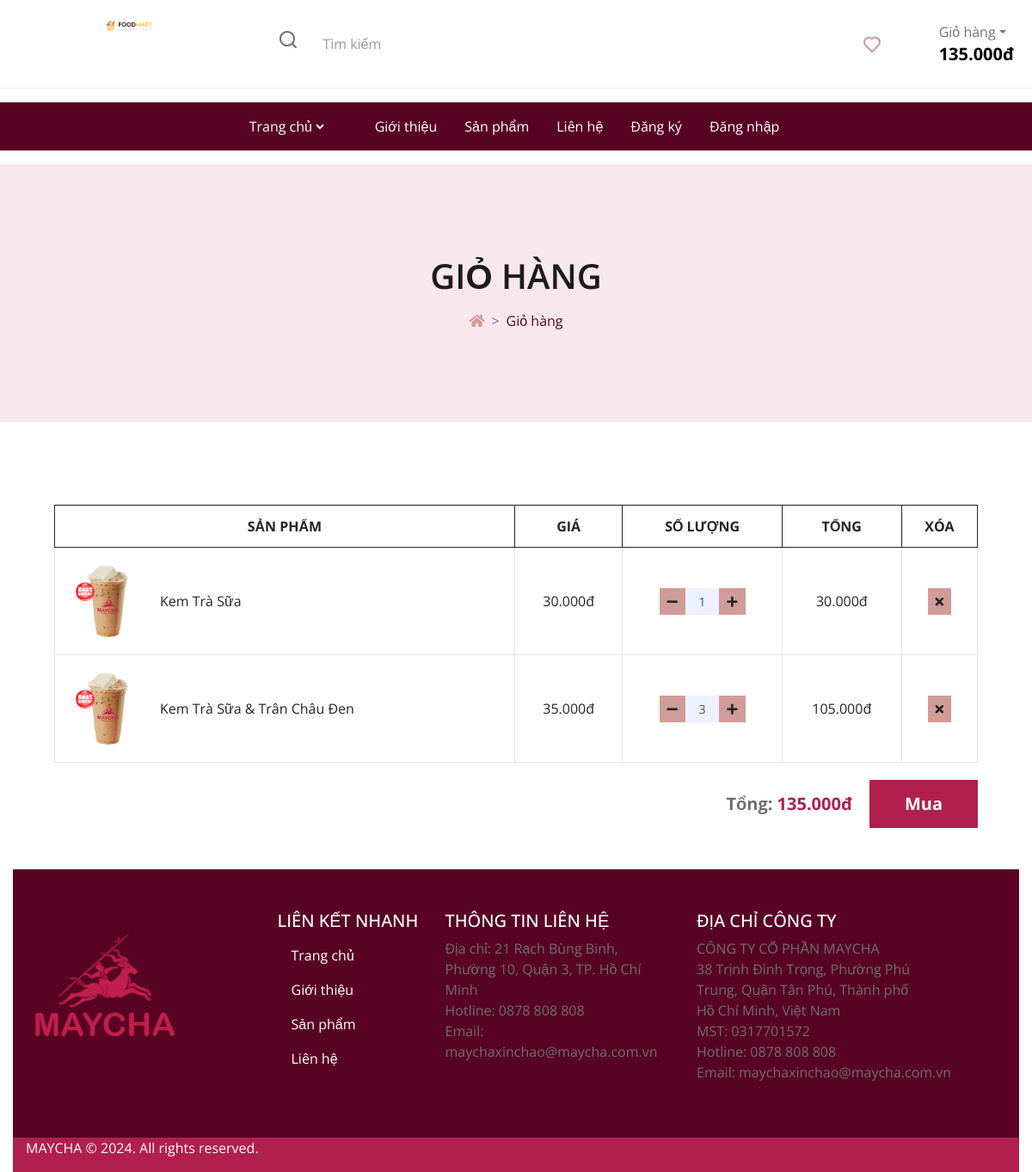
The app's page /cart.php with its own data.
### tables this page shows
CREATE TABLE `chitietgiohang` (
  `MaCTGH` int(6) NOT NULL,
  `MaSP` int(11) NOT NULL,
  `SoLuong` int(11) NOT NULL
);

CREATE TABLE `sanpham` (
  `MaSP` int(11) NOT NULL,
  `MaDMSP` int(11) NOT NULL,
  `TenSanPham` varchar(100) NOT NULL,
  `DonGia` float NOT NULL DEFAULT 0
);

### cart.php (the view, shortened to what this page needs)
<?php
include 'database/conn.php';
$tongTien = 0;
$cartDetailsResult = mysqli_query($conn, "SELECT chitietgiohang.*, sanpham.TenSanPham, sanpham.DonGia
FROM chitietgiohang
JOIN sanpham ON chitietgiohang.MaSP = sanpham.MaSP
ORDER BY chitietgiohang.MaCTGH ASC");
while ($cartDetailsRow = mysqli_fetch_assoc($cartDetailsResult)) {
  $thanhTien = $cartDetailsRow['DonGia'] * $cartDetailsRow['SoLuong'];
  $tongTien += $thanhTien;
}
?>
<!DOCTYPE html>
<html lang="en">
<head>
  <link href="lib/owlcarousel/assets/owl.carousel.min.css" rel="stylesheet">
  <link href="https://cdn.jsdelivr.net/npm/bootstrap@5.3.0-alpha3/dist/css/bootstrap.min.css" rel="stylesheet">
  <link rel="stylesheet" href="https://cdn.jsdelivr.net/npm/swiper@9/swiper-bundle.min.css">
  <link rel="stylesheet" href="https://cdn.jsdelivr.net/npm/bootstrap-icons@1.11.3/font/bootstrap-icons.min.css">
  <link rel="stylesheet" href="https://cdnjs.cloudflare.com/ajax/libs/font-awesome/6.6.0/css/all.min.css"
 />
  <link href="https://cdnjs.cloudflare.com/ajax/libs/font-awesome/5.10.0/css/all.min.css" rel="stylesheet">
  <link href="lib/owlcarousel/assets/owl.carousel.min.css" rel="stylesheet">
  <link href="css/cart.css" rel="stylesheet">
</head>
<body>
  <header>
    <div class="container-fluid">
      <div class="row py-3 border-bottom">
        <div class="col-sm-4 col-lg-3 text-center text-sm-start">
          <div class="main-logo">
            <a href="index.php">
              <img src="images/logo.png" alt="logo" class="img-fluid" width="20%">
            </a>
          </div>
        </div>
        <div class="col-sm-6 offset-sm-2 offset-md-0 col-lg-5 d-none d-lg-block">
          <div class="search-bar row bg-light p-2 my-2 rounded-4">
            <div class="col-1">
              <svg xmlns="http://www.w3.org/2000/svg" width="24" height="24" viewBox="0 0 24 24">
                <path fill="currentColor" d="M21.71 20.29L18 16.61A9 9 0 1 0 16.61 18l3.68 3.68a1 1 0 0 0 1.42 0a1 1 0 0 0 0-1.39ZM11 18a7 7 0 1 1 7-7a7 7 0 0 1-7 7Z" />
              </svg>
            </div>
            <div class="col-11 col-md-7">
              <form id="search-form" class="text-center" action="index.html" method="post">
                <input type="text" class="form-control border-0 bg-transparent" placeholder="Tìm kiếm" />
              </form>
            </div>
          </div>
        </div>
        <div class="col-sm-8 col-lg-4 d-flex justify-content-end gap-5 align-items-center mt-4 mt-sm-0 justify-content-center justify-content-sm-end">
          <ul class="d-flex justify-content-end list-unstyled m-0">
            <li>
              <a href="#" class="rounded-circle bg-light p-2 mx-1">
                <svg width="24" height="24" viewBox="0 0 24 24">
                  <use xlink:href="#heart"></use>
                </svg>
              </a>
            </li>
          </ul>
          <div class="cart text-end d-none d-lg-block dropdown">
            <button class="border-0 bg-transparent d-flex flex-column gap-2 lh-1" type="button" data-bs-toggle="offcanvas" data-bs-target="#offcanvasCart" aria-controls="offcanvasCart">
              <span class="fs-6 text-muted dropdown-toggle">Giỏ hàng</span>
              <span class="cart-total fs-5 fw-bold"><?= number_format($tongTien, 0, ',', '.') ?>đ</span>
            </button>
          </div>
        </div>
      </div>
    </div>
    <div class="container-fluid">
      <div class="row py-3">
        <div class="d-flex justify-content-center align-items-center" style="background-color: #580323;">
          <nav class="main-menu d-flex navbar navbar-expand-lg align-content-center">
            <div class="offcanvas offcanvas-end" tabindex="-1" id="offcanvasNavbar" aria-labelledby="offcanvasNavbarLabel">
              <div class="offcanvas-body">
                <select class="filter-categories border-0 mb-0 me-5 text-light" style="background-color: #580323;">
                  <option>Trang chủ</option>
                </select>
                <ul class="navbar-nav justify-content-end menu-list list-unstyled d-flex gap-md-3 mb-0">
                  <li class="nav-item active">
                    <a href="#gioithieu" class="nav-link text-light">Giới thiệu</a>
                  </li>
                  <li class="nav-item dropdown">
                    <a href="#sanpham" class="nav-link text-light">Sản phẩm</a>
                  </li>
                  <li class="nav-item">
                    <a href="#lienhe" class="nav-link text-light">Liên hệ</a>
                  </li>
                  <li class="nav-item">
                    <a href="#dangky" class="nav-link text-light">Đăng ký</a>
                  </li>
                  <li class="nav-item">
                    <a href="#dangnhap" class="nav-link text-light">Đăng nhập</a>
                  </li>
                </ul>
              </div>
            </div>
        </div>
      </div>
    </div>
  </header>
  <div class="container-fluid mb-5" style=" background-color: rgba(177, 31, 78, 0.1)">
    <div class="d-flex flex-column align-items-center justify-content-center" style="min-height: 300px">
      <h1 class="font-weight-semi-bold text-uppercase mb-3">GIỎ HÀNG</h1>
      <div class="d-inline-flex">
        <p class="m-0"><a href="index.php"><i class="fa fa-home"></i></a></p>
        <p class="m-0 px-2">></p>
        <p class="m-0"><a href="cart.php" style="color:#580323">Giỏ hàng</a></p>
      </div>
    </div>
  </div>
  <div class="container-fluid pt-5">
    <div class="row px-xl-5">
      <div class="col-lg-12 table-responsive mb-5">
        <table class="table table-bordered text-center mb-0">
          <thead class="text-dark">
            <tr>
              <th>SẢN PHẨM</th>
              <th>GIÁ</th>
              <th>SỐ LƯỢNG</th>
              <th>TỔNG</th>
              <th>XÓA</th>
            </tr>
          </thead>
          <tbody class="align-middle">
            <?php if ($tongTien > 0) { ?>
              <?php
              $cartDetailsResult = mysqli_query($conn, "SELECT chitietgiohang.*, sanpham.TenSanPham, sanpham.DonGia FROM chitietgiohang
              JOIN sanpham ON chitietgiohang.MaSP = sanpham.MaSP
              ORDER BY chitietgiohang.MaCTGH ASC");
              ?>
              <?php while ($cartDetailsRow = mysqli_fetch_assoc($cartDetailsResult)) { ?>
                <tr>
                  <td class="align-middle">
                    <div style="display: flex; align-items: center;">
                      <img src="images/thumb-product.png" style="width: 100px; margin-right: 10px;">
                      <span><?= htmlspecialchars($cartDetailsRow['TenSanPham']) ?></span>
                    </div>
                  </td>
                  <td class="align-middle">
                    <?= number_format($cartDetailsRow['DonGia'], 0, ',', '.') ?>đ
                  </td>
                  <td class="align-middle">
                    <form method="post" action="cart.php">
                      <div class="input-group quantity mx-auto" style="width: 100px;">
                        <div class="input-group-btn">
                          <button class="btn btn-sm btn-primary btn-minus" name="updateQuantity" value="minus">
                            <i class="fa fa-minus"></i>
                          </button>
                        </div>
                        <input type="text" name="soluong" class="form-control form-control-sm bg-secondary text-center"
                          value="<?= $cartDetailsRow['SoLuong'] ?>" min="1" readonly />
                        <div class="input-group-btn">
                          <button class="btn btn-sm btn-primary btn-plus" name="updateQuantity" value="plus">
                            <i class="fa fa-plus"></i>
                          </button>
                        </div>
                      </div>
                    </form>
                  </td>
                  <td class="align-middle">
                    <?php
                    $thanhTien = $cartDetailsRow['DonGia'] * $cartDetailsRow['SoLuong'];
                    echo number_format($thanhTien, 0, ',', '.') . 'đ';
                    ?>
                  </td>
                  <td class="align-middle">
                    <form method="POST" action="">
                      <button class="btn btn-sm btn-primary" type="submit" name="remove">
                        <i class="fa fa-times"></i>
                      </button>
                    </form>
                  </td>
                </tr>
              <?php } ?>
          </tbody>
        </table>
        <div style="display: flex; flex-direction: row; justify-content: flex-end; align-items: center; margin-top: 20px;">
          <div style="display: flex; align-items: center;">
            <span style="font-size: 20px; font-weight: bold; margin-right: 20px;">
              Tổng: <span style="color: #B11F4E;"><?= number_format($tongTien, 0, ',', '.') ?>đ</span>
            </span>
            <form method="post" action="order.php">
              <button name="checkout" class="btn btn-xxl"
                style="background-color: #B11F4E; color: #FFFFFF; font-size: 20px; padding: 12px 40px; border-radius: 1px; font-weight: bold;">
                Mua
              </button>
            </form>
          </div>
        </div>
      </div>
    <?php } else { ?>
      <p>Giỏ hàng của bạn trống.</p>
    <?php } ?>
    </div>
    <footer class="py-5" style="background-color: #580323;">
        <div class="container-fluid">
            <div class="row">
                <div class="col-lg-3 col-md-6 col-sm-6">
                    <div class="footer-menu">
                        <img src="images/logo-footer.png" alt="logo" width="70%">
                    </div>
                </div>
                <div class="col-md-2 col-sm-6 text-light">
                    <div class="footer-menu ">
                        <h5 class="text-uppercase" style="color:white">Liên kết nhanh</h5>
                        <ul class="menu-list list-unstyled">
                            <li class="menu-item">
                                <a href="#" class="nav-link">Trang chủ</a>
                            </li>
                            <li class="menu-item">
                                <a href="#" class="nav-link">Giới thiệu</a>
                            </li>
                            <li class="menu-item">
                                <a href="#" class="nav-link">Sản phẩm</a>
                            </li>
                            <li class="menu-item">
                                <a href="#" class="nav-link">Liên hệ</a>
                            </li>
                        </ul>
                    </div>
                </div>
                <div class="col-md-3 col-sm-6">
                    <div class="footer-menu">
                        <h5 class="text-uppercase" style="color:white">Thông tin liên hệ</h5>
                        <ul class="menu-list list-unstyled">
                            <li class="menu-item">
                                Địa chỉ: 21 Rạch Bùng Binh, Phường 10, Quận 3, TP. Hồ Chí Minh
                            </li>
                            <li class="menu-item">
                                Hotline: 0878 808 808
                            </li>
                            <li class="menu-item">
                                Email: maychaxinchao@maycha.com.vn
                        </ul>
                    </div>
                </div>
                <div class="col-md-3 col-sm-6">
                    <div class="footer-menu">
                        <h5 class="text-uppercase" style="color:white">Địa chỉ công ty</h5>
                        <ul class="menu-list list-unstyled">
                            <li class="menu-item">
                                CÔNG TY CỔ PHẦN MAYCHA
                            </li>
                            <li class="menu-item">
                                38 Trịnh Đình Trọng, Phường Phú Trung, Quận Tân Phú, Thành phố Hồ Chí Minh, Việt Nam
                            </li>
                            <li class="menu-item">
                                MST: 0317701572
                            </li>
                            <li class="menu-item">
                                Hotline: 0878 808 808
                            </li>
                            <li class="menu-item">
                                Email: maychaxinchao@maycha.com.vn
                            </li>
                        </ul>
                    </div>
                </div>
            </div>
        </div>
    </footer>
    <div id="footer-bottom" style="background-color: #B11F4E;">
      <div class="container-fluid">
        <div class="row">
          <div class="col-md-6 copyright">
            <p class="text-light">MAYCHA © 2024. All rights reserved.</p>
          </div>
        </div>
      </div>
    </div>
</body>
</html>

### records on screen
chitietgiohang: MaSP.TenSanPham "Kem Trà Sữa", MaSP.DonGia "30.000", soluong "1", thanhTien "30.000"
chitietgiohang: MaSP.TenSanPham "Kem Trà Sữa & Trân Châu Đen", MaSP.DonGia "35.000", soluong "3", thanhTien "105.000"

### other values on screen
$tongTien "135.000"
